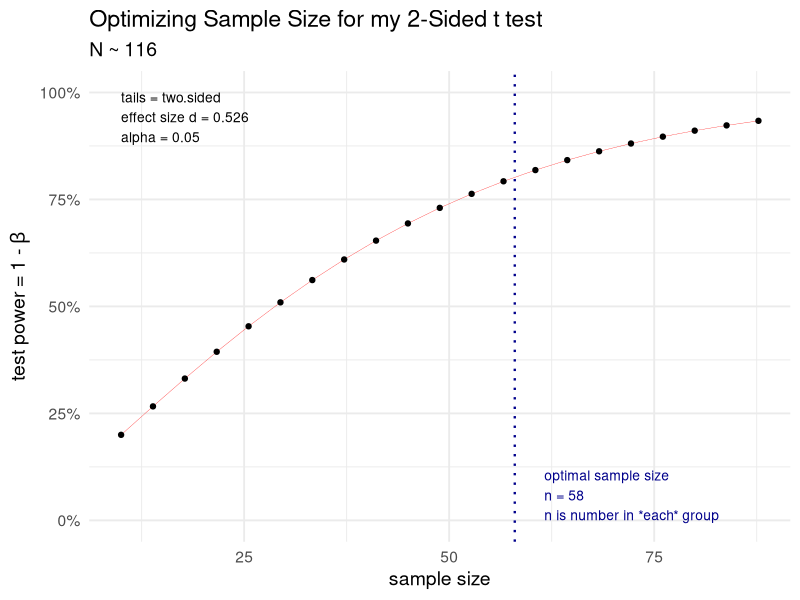

The R script that drew this image:
## ---- chunk 1
knitr::opts_chunk$set(echo = TRUE)
library(pwr)
library(tidyverse)
library(ggplot2)
## ---- chunk 2

pwr::pwr.t.test(n = NULL, # note that n is per arm
                sig.level = 0.05, 
                type = "two.sample", 
                alternative = "two.sided", 
                power = 0.8, 
                d = 10/20)
## ---- chunk 3

cat("Original effect" )

pwr::pwr.t.test(n = NULL, # note that n is per arm
                sig.level = 0.05, 
                type = "two.sample", 
                alternative = "two.sided", 
                power = 0.8, 
                d = 300/350)



cat("Alternative effect" )

pwr::pwr.t.test(n = NULL, # note that n is per arm
                sig.level = 0.05, 
                type = "two.sample", 
                alternative = "two.sided",  
                power = 0.8, 
                d = 150/350)
## ---- chunk 4
results <- pwr::pwr.t.test(n = NULL, # note that n is per arm
                sig.level = 0.05, 
                type = "two.sample", 
                alternative = "two.sided", 
                power = 0.80, 
                d = round((25-5)/38, 3) )  #just put round here not to get 12 decimals
plot(results) +
  ggplot2::theme_minimal(base_size = 14) +
  labs(title = 'Optimizing Sample Size for my 2-Sided t test',
       subtitle = "N ~ 116")
## ---- chunk 5
pwr.p.test(h = ES.h(p1 = 0.2, p2 = 0.1),
           n = NULL,
           sig.level = .05,
           power = 0.8,
           alternative = "two.sided")
## ---- chunk 6
pwr.p.test(h = c(ES.h(p1 = 0.9, p2 = 0.7)),
           n = NULL,
           sig.level = .05,
           power = 0.8,
           alternative = "two.sided")

pwr.p.test(h = c(ES.h(p1 = 0.9, p2 = 0.8)),
           n = NULL,
           sig.level = 0.05,
           power = .80,
           alternative = "two.sided")
## ---- chunk 7
pwr.2p2n.test(h = ES.h(p1 = 0.25, p2 = 0.1),
           n1 = seq(from = 25, to = 75, by = 25), 
           n2 = seq(from = 50, to = 150, by = 50),
           sig.level = 0.05,
           power = NULL,
           alternative = "two.sided")
